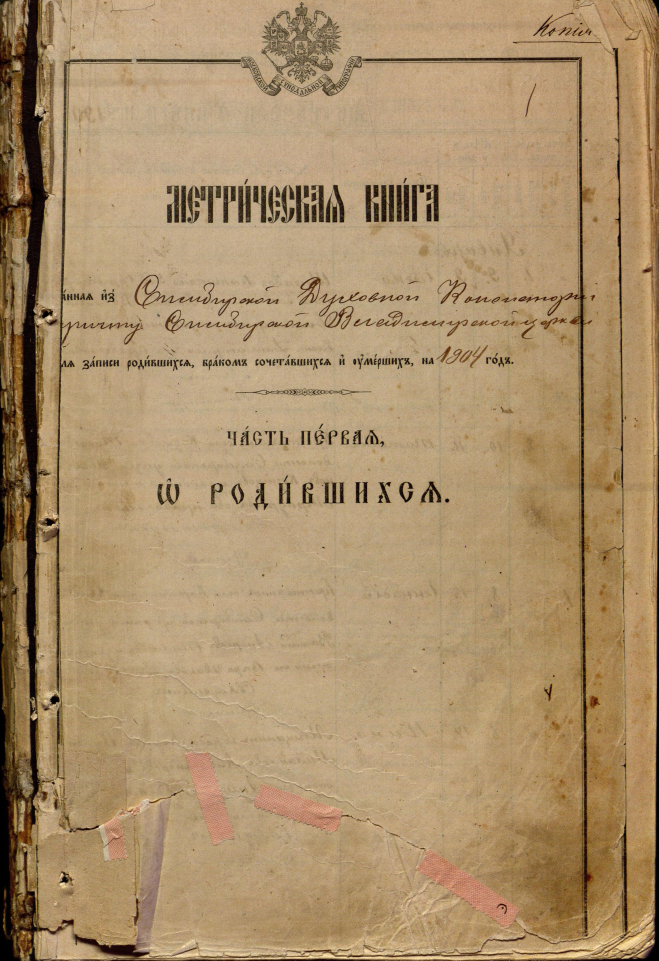
#> input picture input/test00000001.JPG, 2633 x 3841 px (shown at 1/4 size); its folder holds 4 pictures in this run
$ python osvetlenie1.py
#> lines starting #> are read from the running program, lines starting #| are printed output that depends on the picture
#> (reads config.json from the repository)
#> in process_directory, image is the input picture: shape (3841, 2633, 3); mean B, G, R 107.2, 144.3, 171.4
import os
import argparse
import cv2
import numpy as np
import json
from tqdm import tqdm
import logging
import time
from datetime import datetime

# =============================================================================
# Конфигурация обработки по умолчанию
# =============================================================================
DEFAULT_CONFIG = {
    "INPUT_FOLDER": "134_039_109",
    "OUTPUT_FOLDER": "ready",
    "EXPOSURE": 100 / 97,  # 90% exposure
    "CONTRAST": 10,  # contrast adjustment
    "GAMMA": 3,  # gamma correction
    "CURVE_POINTS": [  # custom curve points
        [0.0, 0.0],
        [0.347985, 0.233766],
        [0.716912, 0.5],
        [0.898897, 0.915584],
        [0.977941, 0.993506],
        [1.0, 1.0]
    ],
    "DESATURATE": True,  # HLS saturation=-127
    "JPEG_QUALITY": 100,  # максимальное качество
    "PROCESS_SUBFOLDERS": True,  # обрабатывать вложенные папки
    "LOG_LEVEL": "INFO"  # Уровень логирования: DEBUG, INFO, WARNING, ERROR
}


# =============================================================================
# Функции обработки изображений
# =============================================================================
def apply_curve(image, points):
    """Применение кастомной тоновой кривой"""
    x = [p[0] for p in points]
    y = [p[1] for p in points]
    lut = np.interp(np.linspace(0, 1, 256), x, y).clip(0, 1)
    lut = (lut * 255).astype(np.uint8)
    return cv2.LUT(image, lut)


def process_image(image, config):
    """Применяет все этапы обработки к изображению"""
    # 1. Коррекция экспозиции
    processed = cv2.convertScaleAbs(image, alpha=config["EXPOSURE"], beta=0)

    # 2. Регулировка контраста
    processed = cv2.convertScaleAbs(processed, alpha=1 + config["CONTRAST"] / 100, beta=0)
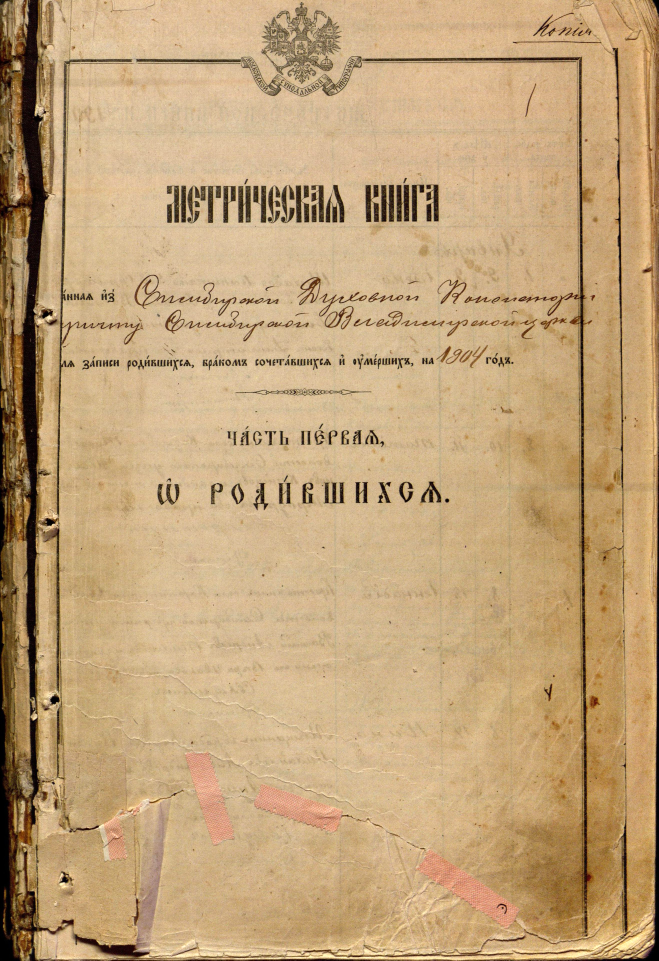
#> processed: shape (3841, 2633, 3) (shown at 1/4 size); mean B, G, R 121.5, 163.7, 194.3

    # 3. Гамма-коррекция
    if config["GAMMA"] != 1.0:
        inv_gamma = 1.0 / config["GAMMA"]
        lut = np.array([(i / 255.0) ** inv_gamma * 255
                        for i in range(256)]).astype("uint8")
        processed = cv2.LUT(processed, lut)
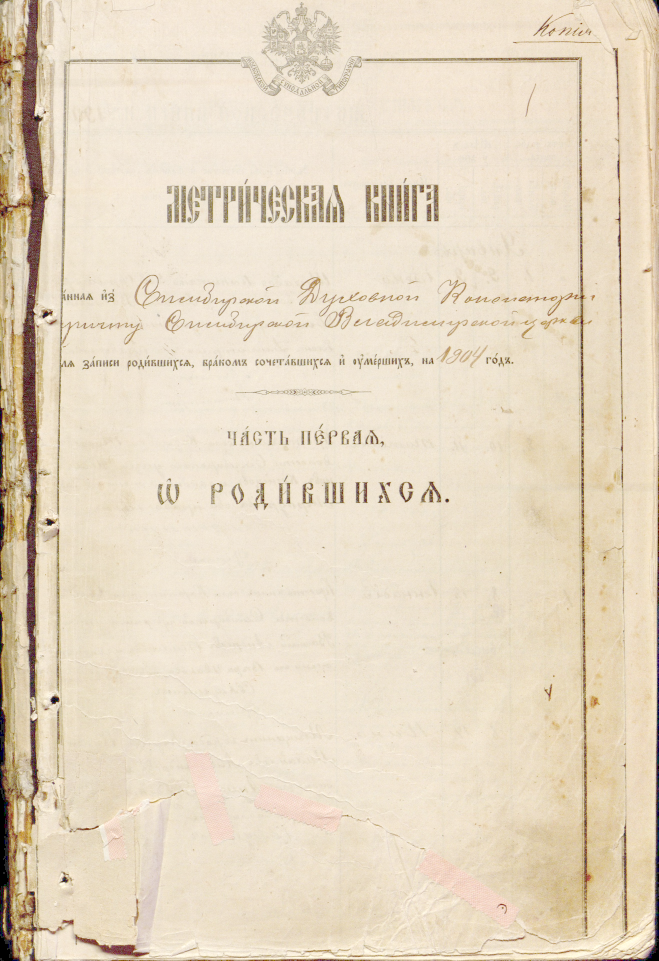
#> processed: shape (3841, 2633, 3) (shown at 1/4 size); mean B, G, R 193.8, 215.8, 229.7

    # 4. Применение тоновой кривой
    processed = apply_curve(processed, config["CURVE_POINTS"])
#> in apply_curve, `return cv2.LUT(image, lut)`:
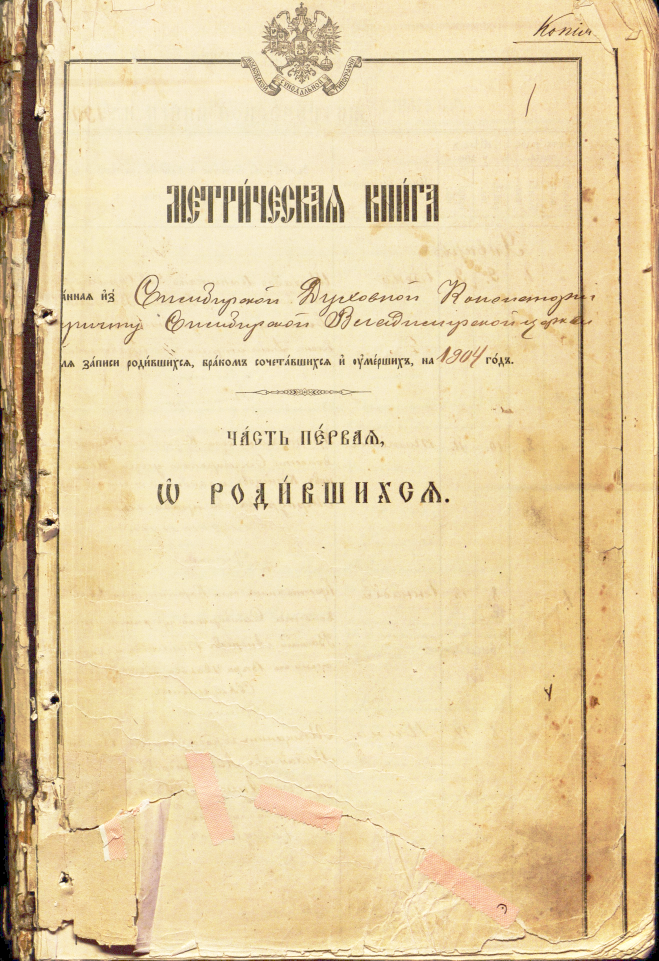
#> returned value: shape (3841, 2633, 3) (shown at 1/4 size); mean of channels 0, 1, 2 164.9, 208.5, 228.8; drawn as B, G, R

    # 5. Обесцвечивание
    if config["DESATURATE"]:
        hls = cv2.cvtColor(processed, cv2.COLOR_BGR2HLS)
#> hls: shape (3841, 2633, 3); mean of channels 0, 1, 2 21.7, 197, 170.6
        hls[:, :, 2] = 0  # saturation channel
#> hls: shape (3841, 2633, 3); mean of channels 0, 1, 2 21.7, 197, 0
        processed = cv2.cvtColor(hls, cv2.COLOR_HLS2BGR)
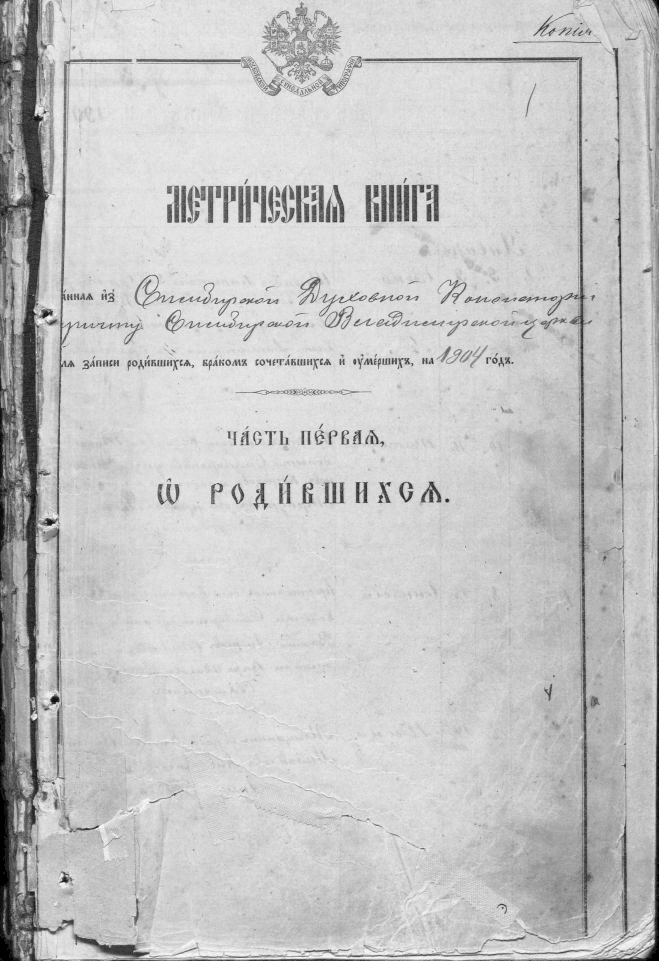
#> processed: shape (3841, 2633, 3) (shown at 1/4 size); min 0, max 255, mean 197

    # 6. Конвертация в grayscale
    return cv2.cvtColor(processed, cv2.COLOR_BGR2GRAY)
#> returned value: shape (3841, 2633)


# =============================================================================
# Управляющие функции
# =============================================================================
def process_directory(input_path, output_path, config, logger):
    """Обрабатывает все изображения в директории"""
    valid_ext = {'.jpg', '.jpeg', '.png', '.bmp', '.tiff'}
    processed_count = 0
    error_count = 0

    # Собираем список всех файлов для обработки
    all_files = []
    for root, dirs, files in os.walk(input_path):
        rel_path = os.path.relpath(root, input_path)
        for file in files:
            ext = os.path.splitext(file)[1].lower()
            if ext in valid_ext:
                all_files.append((root, rel_path, file))

    total_files = len(all_files)
    logger.info(f"Найдено {total_files} файлов для обработки в {input_path}")

    if total_files == 0:
        logger.warning("Нет файлов для обработки!")
        return processed_count, error_count

    # Прогресс-бар
    with tqdm(total=total_files, desc="Обработка изображений", unit="file") as pbar:
        for root, rel_path, file in all_files:
            input_file = os.path.join(root, file)
            output_dir = os.path.join(output_path, rel_path)
            output_file = os.path.join(output_dir, file)

            try:
                # Логируем начало обработки
                logger.debug(f"Начало обработки: {input_file}")

                # Создаем директории если нужно
                os.makedirs(output_dir, exist_ok=True)

                # Обработка изображения
                image = cv2.imread(input_file)
                if image is None:
                    error_msg = f"Ошибка чтения: {input_file}"
                    logger.error(error_msg)
                    error_count += 1
                    pbar.update(1)
                    continue

                processed = process_image(image, config)
                cv2.imwrite(output_file, processed,
                            [int(cv2.IMWRITE_JPEG_QUALITY), config["JPEG_QUALITY"]])

                # Логируем успешное завершение
                logger.info(f"Обработан: {input_file} -> {output_file}")
                processed_count += 1

            except Exception as e:
                error_msg = f"Ошибка при обработке {input_file}: {str(e)}"
                logger.exception(error_msg)
                error_count += 1

            pbar.update(1)
#> pass 2 of the loop in process_directory, `for root, rel_path, file in all_files:`:
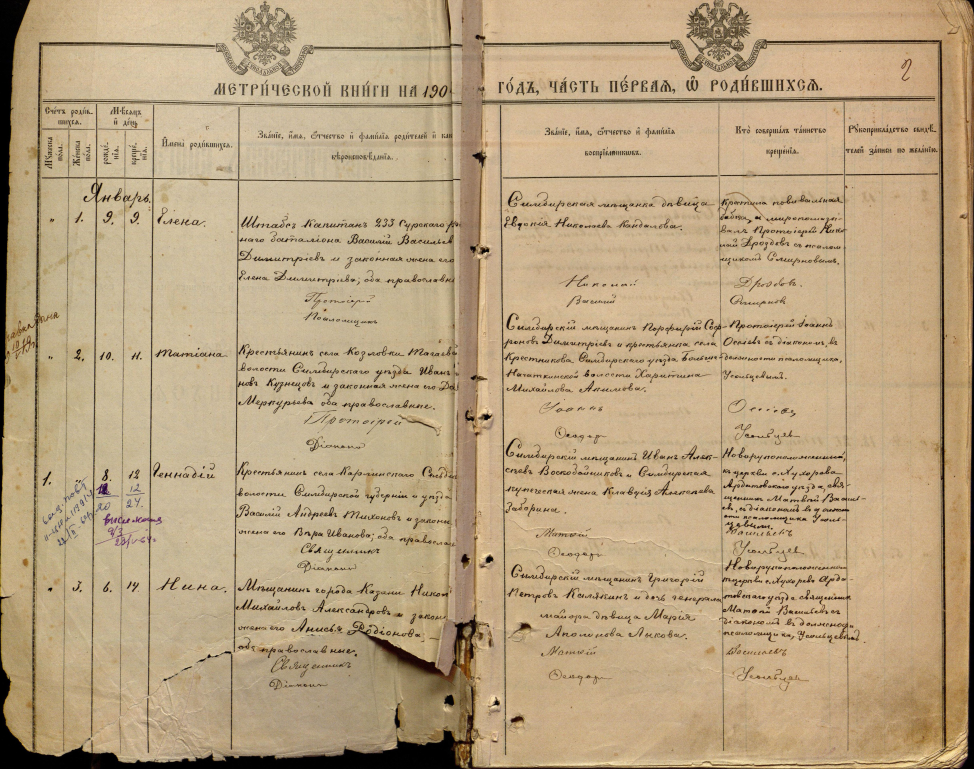
#> input picture input/test00000002.JPG, 4870 x 3845 px (shown at 1/5 size)
#> in process_directory, image is the input picture: shape (3845, 4870, 3); mean B, G, R 129.2, 163.3, 185.8
#> in apply_curve (call 2), `return cv2.LUT(image, lut)`:
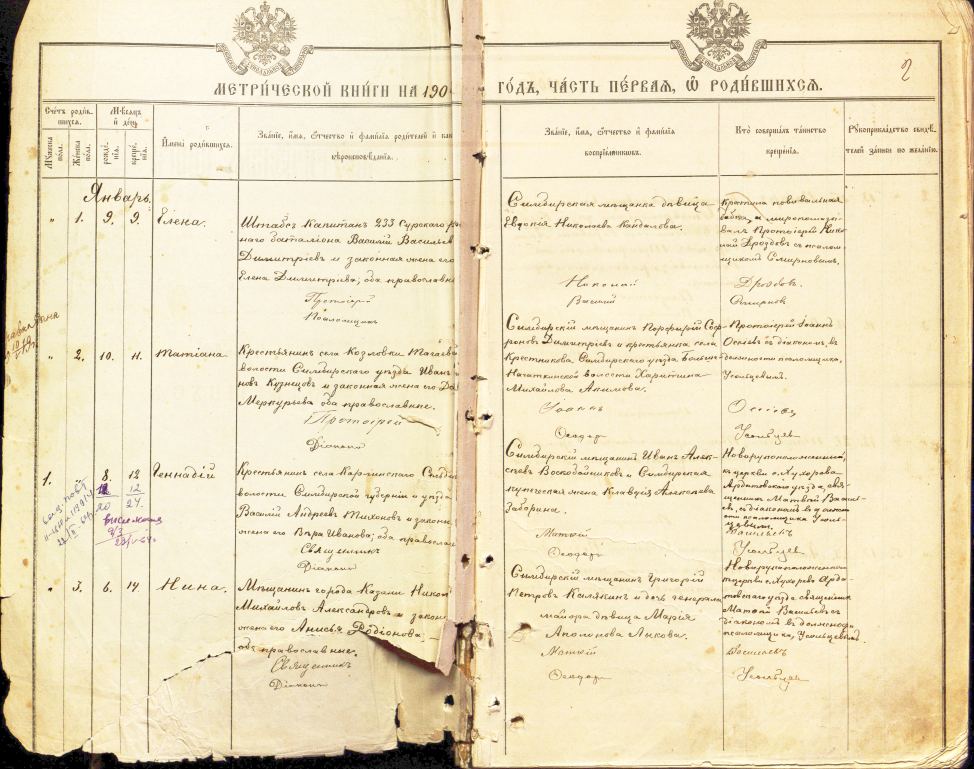
#> returned value: shape (3845, 4870, 3) (shown at 1/5 size); mean of channels 0, 1, 2 191.6, 223.2, 235.2; drawn as B, G, R
#> in process_image (call 2), `processed = cv2.cvtColor(hls, cv2.COLOR_HLS2BGR)`:
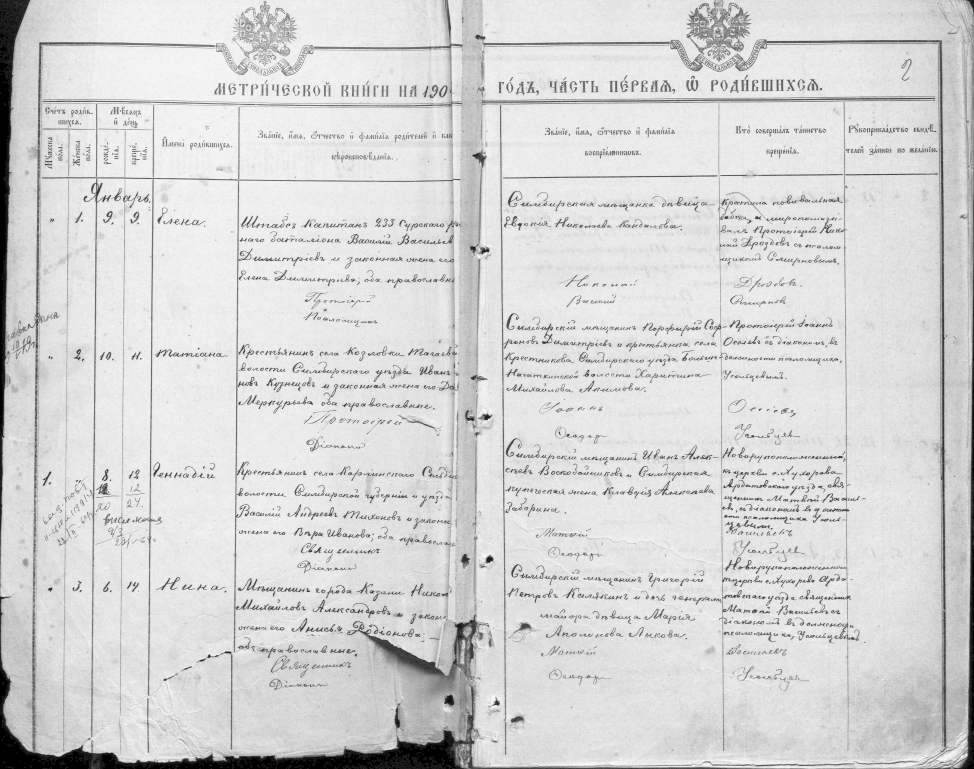
#> processed: shape (3845, 4870, 3) (shown at 1/5 size); min 0, max 254, mean 213.7

    return processed_count, error_count


def setup_logger(config):
    """Настройка системы логирования"""
    log_level = getattr(logging, config.get("LOG_LEVEL", "INFO").upper(), logging.INFO)

    logger = logging.getLogger("image_processor")
    logger.setLevel(log_level)

    # Формат сообщений
    formatter = logging.Formatter(
        '%(asctime)s - %(name)s - %(levelname)s - %(message)s',
        datefmt='%Y-%m-%d %H:%M:%S'
    )

    # Консольный вывод
    console_handler = logging.StreamHandler()
    console_handler.setFormatter(formatter)
    logger.addHandler(console_handler)

    # Файловый вывод
    log_dir = "logs"
    os.makedirs(log_dir, exist_ok=True)
    timestamp = datetime.now().strftime("%Y%m%d_%H%M%S")
    log_filename = os.path.join(log_dir, f"processing_{timestamp}.log")

    file_handler = logging.FileHandler(log_filename, encoding='utf-8')
    file_handler.setFormatter(formatter)
    logger.addHandler(file_handler)

    return logger


def load_config(config_path):
    """Загружает конфигурацию из JSON файла"""
    if not os.path.exists(config_path):
        print(f"Конфигурационный файл {config_path} не найден. Используются настройки по умолчанию.")
        return DEFAULT_CONFIG

    try:
        with open(config_path, 'r', encoding='utf-8') as f:
            config = json.load(f)

        # Объединяем с дефолтными значениями
        return {**DEFAULT_CONFIG, **config}
    except Exception as e:
        print(f"Ошибка загрузки конфигурации: {str(e)}. Используются настройки по умолчанию.")
        return DEFAULT_CONFIG


def main():
    """Основная функция выполнения скрипта"""
    start_time = time.time()

    parser = argparse.ArgumentParser(description='Обработка сканов')
    parser.add_argument('-i', '--input', default='input', help='Входная директория с изображениями')
    parser.add_argument('-o', '--output', default='output', help='Выходная директория')
    parser.add_argument('-c', '--config', default='config.json', help='Путь к файлу конфигурации')
    args = parser.parse_args()

    # Загрузка конфигурации
    config = load_config(args.config)

    # Настройка логирования
    logger = setup_logger(config)

    logger.info("=" * 60)
    logger.info(f"Запуск обработки изображений")
    logger.info(f"Входная директория: {args.input}")
    logger.info(f"Выходная директория: {args.output}")
    logger.info("Параметры обработки:")
    for k, v in config.items():
        logger.info(f"  {k}: {v}")
    logger.info("=" * 60)

    # Проверка существования входной директории
    if not os.path.exists(args.input):
        logger.error(f"Входная директория не существует: {args.input}")
        return

    # Создание выходной директории
    os.makedirs(args.output, exist_ok=True)

    # Обработка изображений
    processed_count, error_count = process_directory(
        args.input,
        args.output,
        config,
        logger
    )

    # Расчет времени выполнения
    elapsed_time = time.time() - start_time
    hours, rem = divmod(elapsed_time, 3600)
    minutes, seconds = divmod(rem, 60)
    time_str = "{:0>2}:{:0>2}:{:05.2f}".format(int(hours), int(minutes), seconds)

    logger.info("\n" + "=" * 60)
    logger.info(f"ОБРАБОТКА ЗАВЕРШЕНА")
    logger.info(f"Всего файлов: {processed_count + error_count}")
    logger.info(f"Успешно обработано: {processed_count}")
    logger.info(f"С ошибками: {error_count}")
    logger.info(f"Общее время выполнения: {time_str}")
    logger.info("=" * 60)


if __name__ == "__main__":
    main()
